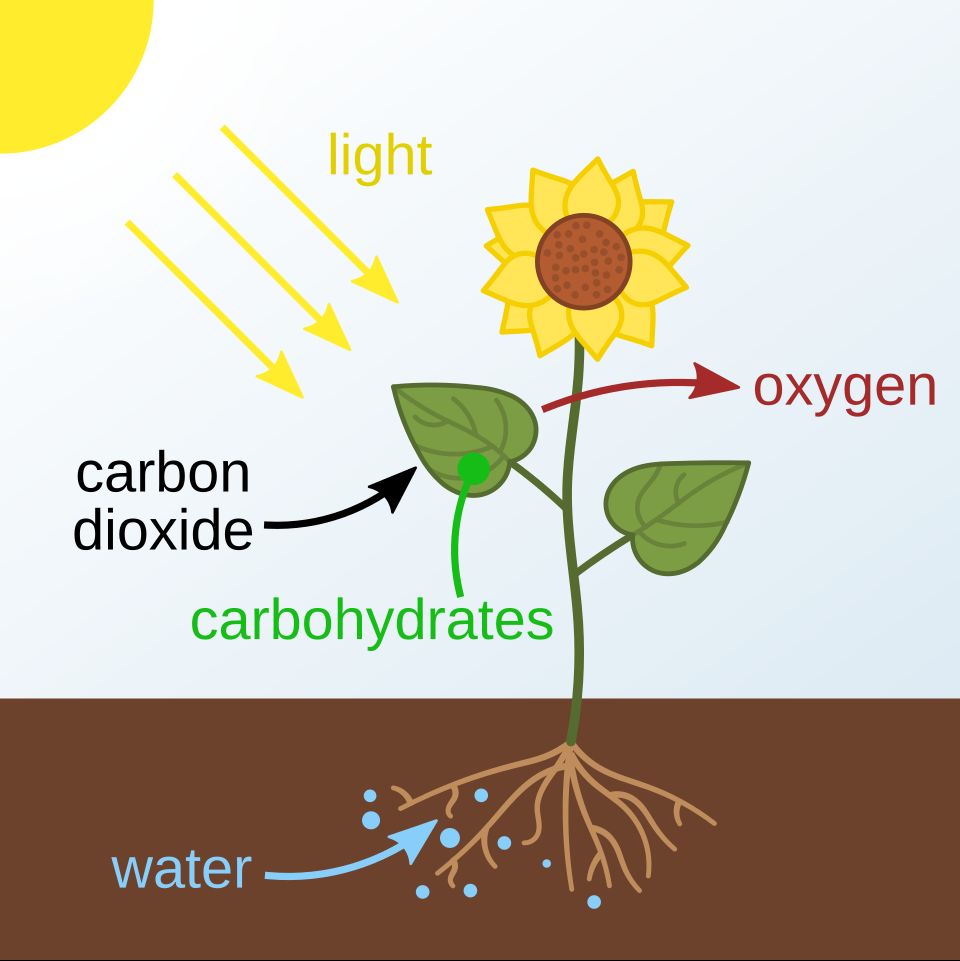
#> input picture assets/960px-Photosynthesis_en.svg.png, 960 x 961 px
$ python -i contour_to_svg.py   (imports and definitions only)
#> lines starting #> are read from the running program, lines starting #| are printed output that depends on the picture; after the words box and inside, x2 and y2 are one past the last pixel; in counts of white or black regions, pixels touching at a corner belong together
#> further down, picture is the input picture: shape (961, 960, 3); mean B, G, R 173.3, 189.5, 197.2
"""Ink image → ordered SVG stroke paths for line-by-line whiteboard animation."""
from __future__ import annotations

import math
from typing import Dict, List, Tuple

import cv2
import numpy as np

from config import settings


# [42 lines left out: functions _path_length_from_points, _contour_to_path_d, _parse_path_points, path_centroid, not called in this run]


def path_start(d: str) -> Tuple[float, float]:
    pts = _parse_path_points(d)
    return pts[0] if pts else (0.0, 0.0)


def path_end(d: str) -> Tuple[float, float]:
    pts = _parse_path_points(d)
    return pts[-1] if pts else (0.0, 0.0)


# [9 lines left out: function _reverse_path_d, not called in this run]


def _dist(a: Tuple[float, float], b: Tuple[float, float]) -> float:
    return math.hypot(a[0] - b[0], a[1] - b[1])


# [47 lines left out: functions _is_bbox_rectangle_path, order_paths_for_drawing, not called in this run]


def _ink_mask_from_bgr(crop_bgr: np.ndarray) -> np.ndarray:
    gray = cv2.cvtColor(crop_bgr, cv2.COLOR_BGR2GRAY)
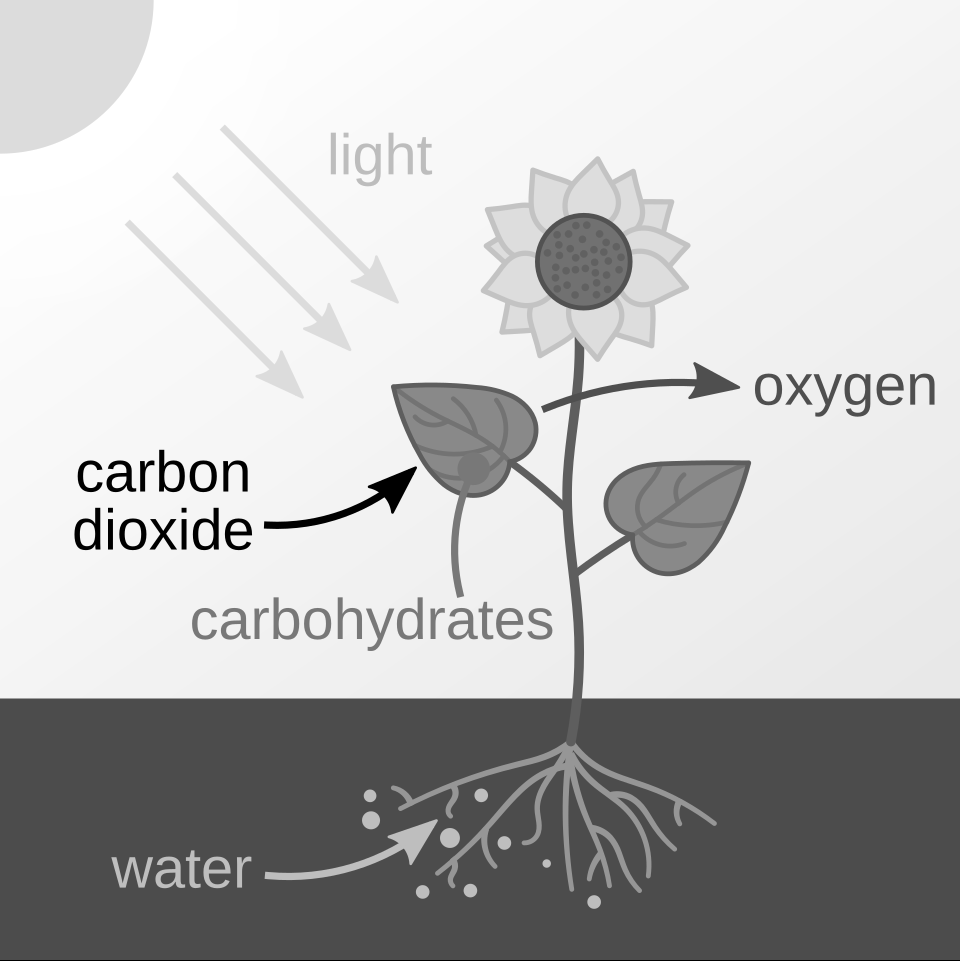
#> gray: shape (961, 960); min 0, max 255, mean 189.8
    thresh = cv2.adaptiveThreshold(
        gray, 255, cv2.ADAPTIVE_THRESH_GAUSSIAN_C, cv2.THRESH_BINARY, 15, 10
    )
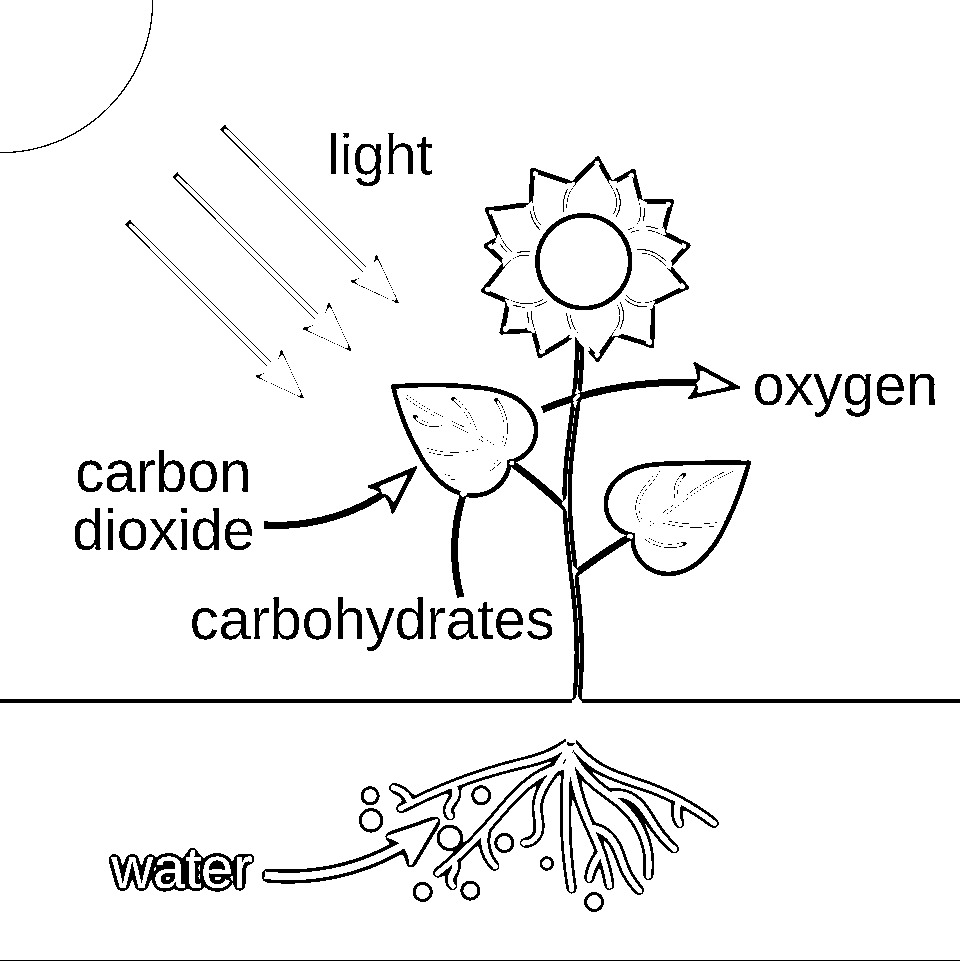
#> thresh: shape (961, 960); 94.7% white; 432 black regions (356 under 20 px), largest, box (x1, y1, x2, y2) and area: (0, 337, 960, 703) 13626, (389, 739, 719, 895) 7319, (481, 156, 691, 358) 2486
    ink = (thresh < 10).astype(np.uint8) * 255
    kernel = cv2.getStructuringElement(cv2.MORPH_ELLIPSE, (2, 2))
    ink = cv2.morphologyEx(ink, cv2.MORPH_CLOSE, kernel)
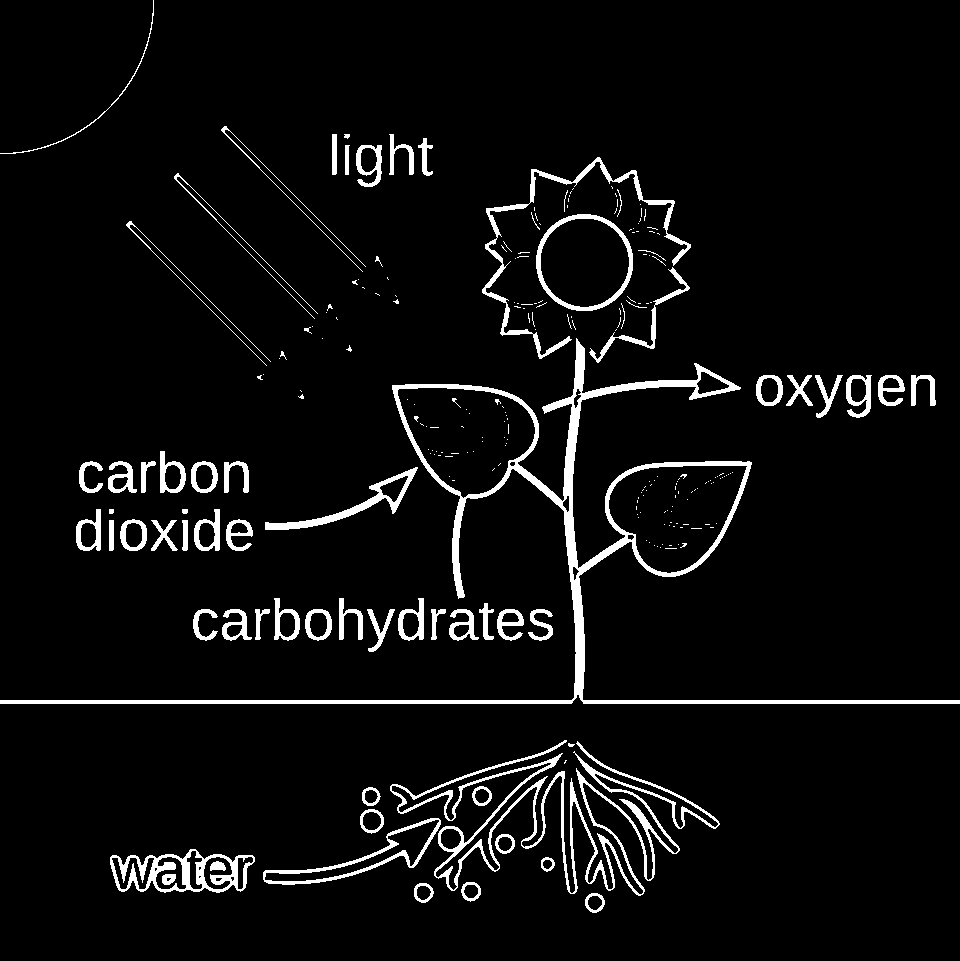
#> ink: shape (961, 960); 5.2% white; 248 white regions (176 under 20 px)
    return ink


def extract_svg_paths_from_crop(
    crop_bgr: np.ndarray,
    offset_x: int,
    offset_y: int,
) -> List[Dict]:
    """Extract drawable stroke paths from a crop of the whiteboard image."""
    if crop_bgr.size == 0:
        return []

    ink = _ink_mask_from_bgr(crop_bgr)
    contours, _ = cv2.findContours(ink, cv2.RETR_LIST, cv2.CHAIN_APPROX_NONE)
#> contours = 296 contours, 194 with area under 20; largest, box (x1, y1, x2, y2) and area: (0, 338, 960, 704) 32718, (608, 465, 748, 574) 10380, (397, 387, 536, 499) 10356, (536, 214, 633, 311) 7306, (540, 218, 630, 308) 6228

    paths: List[Dict] = []
#> (the run stopped early here; a loop or call above may not have finished)
